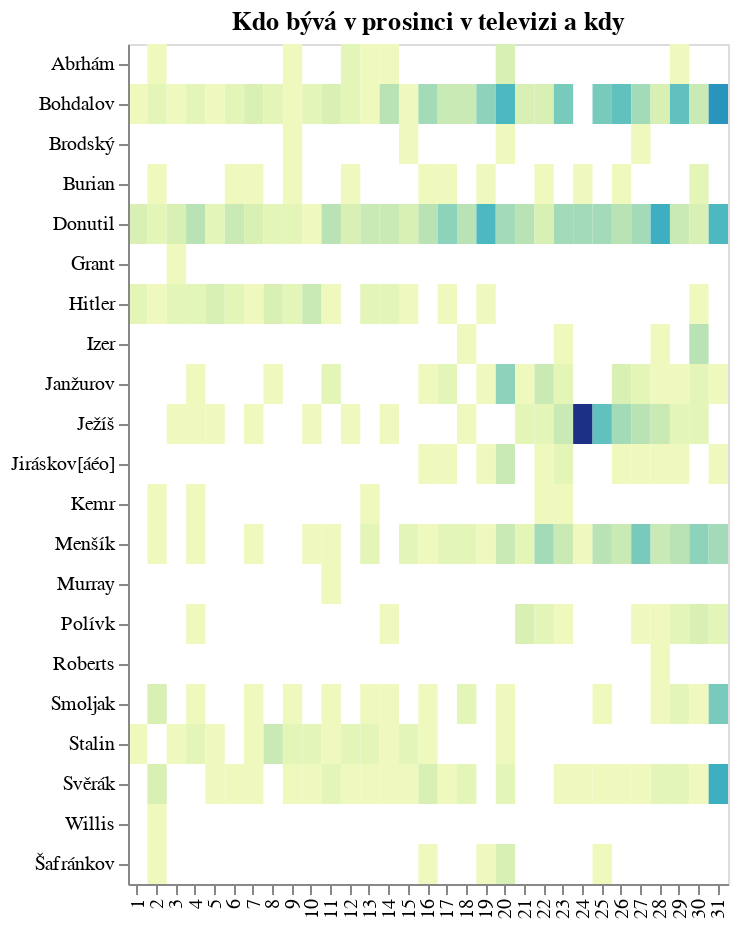

Source (notebook cell):
### Code cell
alt.Chart(
    do_grafu2, width=300,
    title="Kdo bývá v prosinci v televizi a kdy"
).mark_rect().encode(
    alt.X('den:N', axis=alt.Axis(title=None)),
    alt.Y('co:N', axis=alt.Axis(title=None), sort=sorted([h for h in herci if h is not None])),
    alt.Color('len:Q', legend=None)
)

### Figure 1 — Vega-Lite specification as saved in the notebook (floating-point values rounded to 4 significant figures; data arrays with more than 128 entries replaced by an {"elided": "..."} marker saying what was removed)
{"config": {"view": {"continuousWidth": 300, "continuousHeight": 300}}, "data": {"name": "data-bb72743c6b96a24b0542c8fe8e342af8"}, "mark": {"type": "rect"}, "encoding": {"color": {"field": "len", "legend": null, "type": "quantitative"}, "x": {"axis": {"title": null}, "field": "den", "type": "nominal"}, "y": {"axis": {"title": null}, "field": "co", "sort": ["Abrhám", "Bohdalov", "Brodský", "Burian", "Culkin", "Donutil", "Grant", "Hanks", "Hitler", "Izer", "Janžurov", "Ježíš", "Jiráskov[áéo]", "Kemr", "Menšík", "Murray", "Polívk", "Roberts", "Smoljak", "Stalin", "Svěrák", "Willis", "Šafránkov"], "type": "nominal"}}, "title": "Kdo bývá v prosinci v televizi a kdy", "width": 300, "$schema": "https://vega.github.io/schema/vega-lite/v5.8.0.json", "datasets": {"data-bb72743c6b96a24b0542c8fe8e342af8": {"elided": "251 records"}}}
